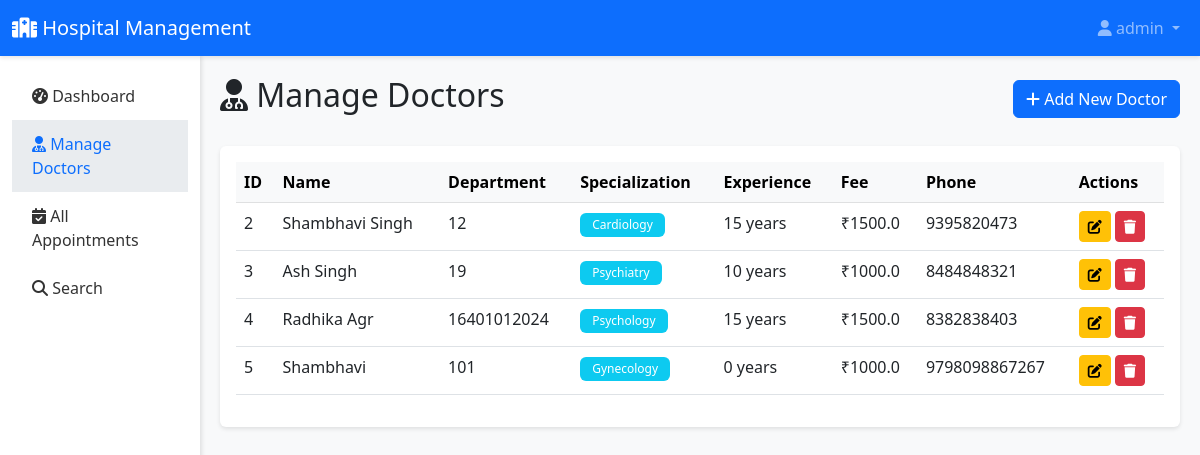
The app's page /admin/doctors (signed in) with its own data.
### tables this page shows
CREATE TABLE Doctors (
        Doctor_ID INTEGER PRIMARY KEY,
        Specialization TEXT,
        Years_of_Experience INTEGER,
        Consultation_Fee REAL,
        FOREIGN KEY (Doctor_ID) REFERENCES Employees(Employee_ID)
    );

CREATE TABLE Employees (
        Employee_ID INTEGER PRIMARY KEY AUTOINCREMENT,
        Department_ID INTEGER,
        Designation TEXT,
        Full_Name TEXT NOT NULL,
        Salary REAL,
        DOB DATE,
        Gender TEXT CHECK(Gender IN ('M', 'F')),
        Phone_Number TEXT
    );

### app.py (the view)
@app.route('/admin/doctors')
@login_required('admin')
def admin_doctors():
    conn = get_db()
    doctors = conn.execute('''
        SELECT d.Doctor_ID, e.Full_Name, e.Department_ID, d.Specialization,
               d.Years_of_Experience, d.Consultation_Fee, e.Phone_Number
        FROM Doctors d
        JOIN Employees e ON d.Doctor_ID = e.Employee_ID
    ''').fetchall()
    conn.close()
    return render_template('admin/doctors.html', doctors=doctors)

### app.py (called while the page is built)
def login_required(role=None):
    def decorator(f):
        @wraps(f)
        def decorated_function(*args, **kwargs):
            if 'user_id' not in session:
                flash('Please log in to access this page.', 'warning')
                return redirect(url_for('login'))
            if role and session.get('role') != role:
                flash('You do not have permission to access this page.', 'danger')
                return redirect(url_for('dashboard'))
            return f(*args, **kwargs)
        return decorated_function
    return decorator

def get_db():
    conn = sqlite3.connect('hospital.db')
    conn.row_factory = sqlite3.Row
    return conn

### templates/admin/doctors.html (shortened to what this page needs)
{% extends "base.html" %}
{% block content %}
<div class="container-fluid">
    <div class="row">
        <nav class="col-md-2 d-md-block sidebar">
            <div class="position-sticky pt-3">
                <ul class="nav flex-column">
                    <li class="nav-item">
                        <a class="nav-link" href="{{ url_for('admin_dashboard') }}">
                            <i class="fas fa-tachometer-alt"></i> Dashboard
                        </a>
                    </li>
                    <li class="nav-item">
                        <a class="nav-link active" href="{{ url_for('admin_doctors') }}">
                            <i class="fas fa-user-md"></i> Manage Doctors
                        </a>
                    </li>
                    <li class="nav-item">
                        <a class="nav-link" href="{{ url_for('admin_appointments') }}">
                            <i class="fas fa-calendar-check"></i> All Appointments
                        </a>
                    </li>
                    <li class="nav-item">
                        <a class="nav-link" href="{{ url_for('admin_search') }}">
                            <i class="fas fa-search"></i> Search
                        </a>
                    </li>
                </ul>
            </div>
        </nav>
        <main class="col-md-10 ms-sm-auto content-wrapper">
            <div class="d-flex justify-content-between align-items-center mb-4">
                <h2><i class="fas fa-user-md"></i> Manage Doctors</h2>
                <a href="{{ url_for('admin_add_doctor') }}" class="btn btn-primary">
                    <i class="fas fa-plus"></i> Add New Doctor
                </a>
            </div>
            <div class="card">
                <div class="card-body">
                    <div class="table-responsive">
                        <table class="table table-hover">
                            <thead class="table-light">
                                <tr>
                                    <th>ID</th>
                                    <th>Name</th>
                                    <th>Department</th>
                                    <th>Specialization</th>
                                    <th>Experience</th>
                                    <th>Fee</th>
                                    <th>Phone</th>
                                    <th>Actions</th>
                                </tr>
                            </thead>
                            <tbody>
                                {% for doctor in doctors %}
                                <tr>
                                    <td>{{ doctor.Doctor_ID }}</td>
                                    <td>{{ doctor.Full_Name }}</td>
                                    <td>{{ doctor.Department_ID }}</td>
                                    <td><span class="badge bg-info">{{ doctor.Specialization }}</span></td>
                                    <td>{{ doctor.Years_of_Experience }} years</td>
                                    <td>₹{{ doctor.Consultation_Fee }}</td>
                                    <td>{{ doctor.Phone_Number }}</td>
                                    <td>
                                        <a href="{{ url_for('admin_edit_doctor', doctor_id=doctor.Doctor_ID) }}"
                                           class="btn btn-sm btn-warning">
                                            <i class="fas fa-edit"></i>
                                        </a>
                                        <a href="{{ url_for('admin_delete_doctor', doctor_id=doctor.Doctor_ID) }}"
                                           class="btn btn-sm btn-danger"
                                           onclick="return confirm('Are you sure you want to delete this doctor?')">
                                            <i class="fas fa-trash"></i>
                                        </a>
                                    </td>
                                </tr>
                                {% else %}
                                <tr>
                                    <td colspan="8" class="text-center">No doctors found</td>
                                </tr>
                                {% endfor %}
                            </tbody>
                        </table>
                    </div>
                </div>
            </div>
        </main>
    </div>
</div>
{% endblock %}

### templates/base.html (shortened to what this page needs)
<!DOCTYPE html>
<html lang="en">
<head>
    <link href="https://cdnjs.cloudflare.com/ajax/libs/bootstrap/5.3.0/css/bootstrap.min.css" rel="stylesheet">
    <link href="https://cdnjs.cloudflare.com/ajax/libs/font-awesome/6.4.0/css/all.min.css" rel="stylesheet">
</head>
<body>
    {% if session.user_id %}
    <nav class="navbar navbar-expand-lg navbar-dark bg-primary">
        <div class="container-fluid">
            <a class="navbar-brand" href="{{ url_for('dashboard') }}">
                <i class="fas fa-hospital"></i> Hospital Management
            </a>
            <div class="collapse navbar-collapse" id="navbarNav">
                <ul class="navbar-nav ms-auto">
                    <li class="nav-item dropdown">
                        <a class="nav-link dropdown-toggle" href="#" id="navbarDropdown" role="button"
                           data-bs-toggle="dropdown">
                            <i class="fas fa-user"></i> {{ session.username }}
                        </a>
                    </li>
                </ul>
            </div>
        </div>
    </nav>
    {% endif %}
    {% block content %}{% endblock %}
</body>
</html>

### templates/base.html (style rules this page uses)
:root { --primary-color: #0d6efd; --secondary-color: #6c757d; --success-color: #198754; --danger-color: #dc3545; --warning-color: #ffc107; --info-color: #0dcaf0; }
body { font-family: 'Segoe UI', Tahoma, Geneva, Verdana, sans-serif; background-color: #f8f9fa; }
.navbar { box-shadow: 0 2px 4px rgba(0,0,0,.1); }
.sidebar { min-height: calc(100vh - 56px); background-color: #fff; box-shadow: 2px 0 4px rgba(0,0,0,.1); }
.sidebar .nav-link { color: #333; padding: 12px 20px; transition: all 0.3s; }
.sidebar .nav-link:hover, .sidebar .nav-link.active { background-color: #e9ecef; color: var(--primary-color); }
.content-wrapper { padding: 20px; }
.card { border: none; box-shadow: 0 2px 4px rgba(0,0,0,.1); margin-bottom: 20px; }
.btn-primary { background-color: var(--primary-color); border-color: var(--primary-color); }
.badge { padding: 6px 12px; font-weight: 500; }

### records on screen
Doctors: Doctor_ID "2", Full_Name "Shambhavi Singh", Department_ID "12", Specialization "Cardiology", Years_of_Experience "15", Consultation_Fee "1500.0", Phone_Number "9395820473"
Doctors: Doctor_ID "3", Full_Name "Ash Singh", Department_ID "19", Specialization "Psychiatry", Years_of_Experience "10", Consultation_Fee "1000.0", Phone_Number "8484848321"
Doctors: Doctor_ID "4", Full_Name "Radhika Agr", Department_ID "16401012024", Specialization "Psychology", Years_of_Experience "15", Consultation_Fee "1500.0", Phone_Number "8382838403"
Doctors: Doctor_ID "5", Full_Name "Shambhavi", Department_ID "101", Specialization "Gynecology", Years_of_Experience "0", Consultation_Fee "1000.0", Phone_Number "9798098867267"

### other values on screen
{{ session.username }} "admin"
